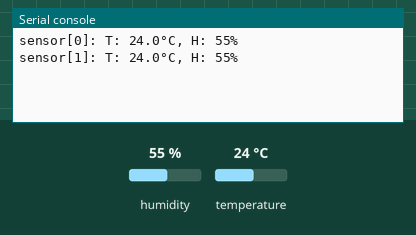
Bench run of a program on a simulated Raspberry Pi Pico running CircuitPython. On the bench: the last lines printed to the serial console. The test bench sets the inputs (shaded band); at power-on: humidity 55 %, temperature 24 °C.

Above: at 1.2 s.
1.3 s: humidity set to 22 %
4.3 s: temperature set to 12 °C
At 5.7 s:
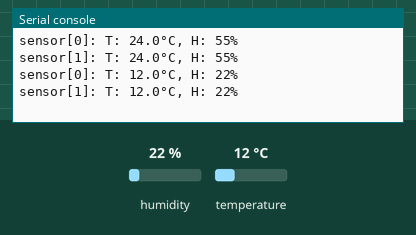
7.3 s: humidity set to 40 %
At 10.8 s:
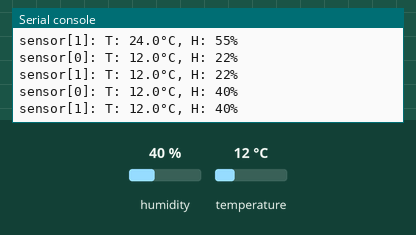
Timing chart, 0 to 12.3 s (numbered marks = the images above; inputs shaded):
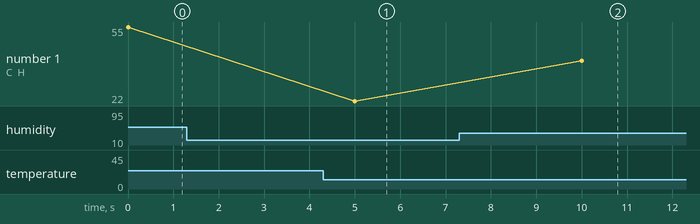

Measured:
- after the input at 4.3 s, the serial console: prints a new line after 0.70 s (image 1)
- after the input at 7.3 s, the serial console: prints a new line after 2.7 s (image 2)
- plotted number 1: 22 → 40 after the input at 7.3 s

The program:

main.py
```python
# (licence header left out)
import time
import board
import busio
import adafruit_tca9548a
import adafruit_ahtx0

#PIN_SCL = board.GP27
#PIN_SDA = board.GP26
PIN_SCL  = board.SCL
PIN_SDA  = board.SDA

i2c = busio.I2C(sda=PIN_SDA,scl=PIN_SCL)

tca = adafruit_tca9548a.TCA9548A(i2c)

sensors = []
sensors.append(adafruit_ahtx0.AHTx0(tca[0]))
sensors.append(adafruit_ahtx0.AHTx0(tca[1]))

while True:
  for i in range(len(sensors)):
    t = sensors[i].temperature
    h = sensors[i].relative_humidity
    print(f"sensor[{i}]: T: {t:0.1f}°C, H: {h:0.0f}%")
  time.sleep(5)
```
